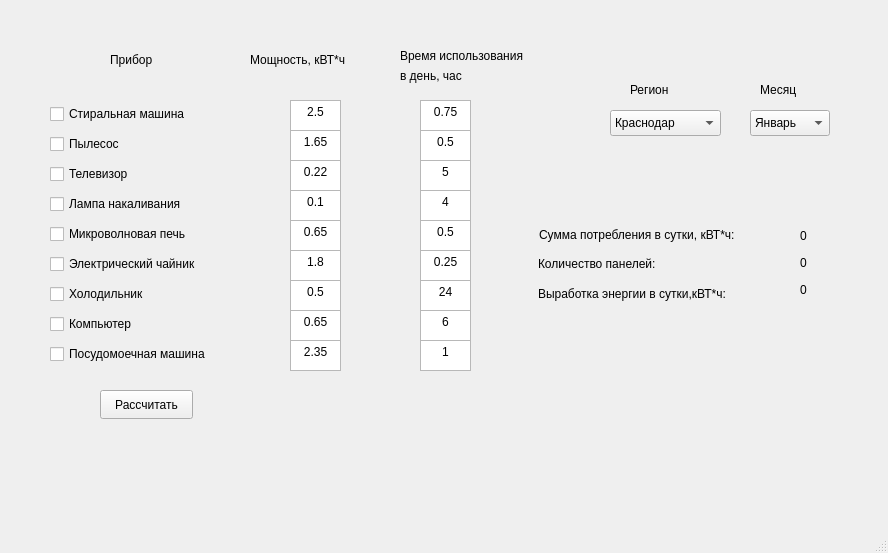
<?xml version="1.0" encoding="UTF-8"?>
<ui version="4.0">
 <class>PanelCalculator</class>
 <widget class="QMainWindow" name="PanelCalculator">
  <property name="geometry">
   <rect>
    <x>0</x>
    <y>0</y>
    <width>888</width>
    <height>553</height>
   </rect>
  </property>
  <property name="windowTitle">
   <string>PanelCalculator</string>
  </property>
  <widget class="QWidget" name="centralwidget">
   <widget class="QPushButton" name="pushButton">
    <property name="geometry">
     <rect>
      <x>100</x>
      <y>390</y>
      <width>93</width>
      <height>29</height>
     </rect>
    </property>
    <property name="text">
     <string>Рассчитать</string>
    </property>
   </widget>
   <widget class="QWidget" name="layoutWidget">
    <property name="geometry">
     <rect>
      <x>50</x>
      <y>100</y>
      <width>202</width>
      <height>274</height>
     </rect>
    </property>
    <layout class="QVBoxLayout" name="verticalLayout">
     <item>
      <widget class="QCheckBox" name="checkBox">
       <property name="text">
        <string>Стиральная машина</string>
       </property>
      </widget>
     </item>
     <item>
      <widget class="QCheckBox" name="checkBox_2">
       <property name="text">
        <string>Пылесос</string>
       </property>
      </widget>
     </item>
     <item>
      <widget class="QCheckBox" name="checkBox_3">
       <property name="text">
        <string>Телевизор</string>
       </property>
      </widget>
     </item>
     <item>
      <widget class="QCheckBox" name="checkBox_4">
       <property name="text">
        <string>Лампа накаливания</string>
       </property>
      </widget>
     </item>
     <item>
      <widget class="QCheckBox" name="checkBox_5">
       <property name="text">
        <string>Микроволновая печь</string>
       </property>
      </widget>
     </item>
     <item>
      <widget class="QCheckBox" name="checkBox_6">
       <property name="text">
        <string>Электрический чайник</string>
       </property>
      </widget>
     </item>
     <item>
      <widget class="QCheckBox" name="checkBox_8">
       <property name="text">
        <string>Холодильник</string>
       </property>
      </widget>
     </item>
     <item>
      <widget class="QCheckBox" name="checkBox_7">
       <property name="text">
        <string>Компьютер</string>
       </property>
      </widget>
     </item>
     <item>
      <widget class="QCheckBox" name="checkBox_9">
       <property name="text">
        <string>Посудомоечная машина</string>
       </property>
      </widget>
     </item>
    </layout>
   </widget>
   <widget class="QLabel" name="label_14">
    <property name="geometry">
     <rect>
      <x>538</x>
      <y>254</y>
      <width>151</width>
      <height>20</height>
     </rect>
    </property>
    <property name="text">
     <string>Количество панелей:</string>
    </property>
   </widget>
   <widget class="QLabel" name="label_16">
    <property name="geometry">
     <rect>
      <x>538</x>
      <y>284</y>
      <width>241</width>
      <height>20</height>
     </rect>
    </property>
    <property name="text">
     <string>Выработка энергии в сутки,кВТ*ч:</string>
    </property>
   </widget>
   <widget class="QLabel" name="label_17">
    <property name="geometry">
     <rect>
      <x>800</x>
      <y>280</y>
      <width>61</width>
      <height>20</height>
     </rect>
    </property>
    <property name="text">
     <string>0</string>
    </property>
   </widget>
   <widget class="QLabel" name="label_13">
    <property name="geometry">
     <rect>
      <x>539</x>
      <y>225</y>
      <width>242</width>
      <height>20</height>
     </rect>
    </property>
    <property name="text">
     <string>Сумма потребления в сутки, кВТ*ч:</string>
    </property>
   </widget>
   <widget class="QLabel" name="label_12">
    <property name="geometry">
     <rect>
      <x>800</x>
      <y>226</y>
      <width>51</width>
      <height>20</height>
     </rect>
    </property>
    <property name="text">
     <string>0</string>
    </property>
   </widget>
   <widget class="QLabel" name="label_15">
    <property name="geometry">
     <rect>
      <x>800</x>
      <y>253</y>
      <width>61</width>
      <height>20</height>
     </rect>
    </property>
    <property name="text">
     <string>0</string>
    </property>
   </widget>
   <widget class="QLabel" name="label_18">
    <property name="geometry">
     <rect>
      <x>630</x>
      <y>80</y>
      <width>63</width>
      <height>20</height>
     </rect>
    </property>
    <property name="text">
     <string>Регион</string>
    </property>
   </widget>
   <widget class="QLabel" name="label_19">
    <property name="geometry">
     <rect>
      <x>760</x>
      <y>80</y>
      <width>63</width>
      <height>20</height>
     </rect>
    </property>
    <property name="text">
     <string>Месяц</string>
    </property>
   </widget>
   <widget class="QComboBox" name="comboBox">
    <property name="geometry">
     <rect>
      <x>610</x>
      <y>110</y>
      <width>111</width>
      <height>26</height>
     </rect>
    </property>
    <item>
     <property name="text">
      <string>Краснодар</string>
     </property>
    </item>
    <item>
     <property name="text">
      <string>Москва</string>
     </property>
    </item>
   </widget>
   <widget class="QComboBox" name="comboBox_2">
    <property name="geometry">
     <rect>
      <x>750</x>
      <y>110</y>
      <width>80</width>
      <height>26</height>
     </rect>
    </property>
    <item>
     <property name="text">
      <string>Январь</string>
     </property>
    </item>
    <item>
     <property name="text">
      <string>Февраль</string>
     </property>
    </item>
    <item>
     <property name="text">
      <string>Март</string>
     </property>
    </item>
    <item>
     <property name="text">
      <string>Апрель</string>
     </property>
    </item>
    <item>
     <property name="text">
      <string>Май</string>
     </property>
    </item>
    <item>
     <property name="text">
      <string>Июнь</string>
     </property>
    </item>
    <item>
     <property name="text">
      <string>Июль</string>
     </property>
    </item>
    <item>
     <property name="text">
      <string>Август</string>
     </property>
    </item>
    <item>
     <property name="text">
      <string>Сентябрь</string>
     </property>
    </item>
    <item>
     <property name="text">
      <string>Октябрь</string>
     </property>
    </item>
    <item>
     <property name="text">
      <string>Ноябрь</string>
     </property>
    </item>
    <item>
     <property name="text">
      <string>Декабрь</string>
     </property>
    </item>
   </widget>
   <widget class="QTextEdit" name="textEdit">
    <property name="geometry">
     <rect>
      <x>290</x>
      <y>100</y>
      <width>51</width>
      <height>31</height>
     </rect>
    </property>
    <property name="html">
     <string>&lt;!DOCTYPE HTML PUBLIC &quot;-//W3C//DTD HTML 4.0//EN&quot; &quot;http://www.w3.org/TR/REC-html40/strict.dtd&quot;&gt;
&lt;html&gt;&lt;head&gt;&lt;meta name=&quot;qrichtext&quot; content=&quot;1&quot; /&gt;&lt;meta charset=&quot;utf-8&quot; /&gt;&lt;style type=&quot;text/css&quot;&gt;
p, li { white-space: pre-wrap; }
hr { height: 1px; border-width: 0; }
&lt;/style&gt;&lt;/head&gt;&lt;body style=&quot; font-family:'Segoe UI'; font-size:9pt; font-weight:400; font-style:normal;&quot;&gt;
&lt;p align=&quot;center&quot; style=&quot; margin-top:0px; margin-bottom:0px; margin-left:0px; margin-right:0px; -qt-block-indent:0; text-indent:0px;&quot;&gt;2.5&lt;/p&gt;&lt;/body&gt;&lt;/html&gt;</string>
    </property>
   </widget>
   <widget class="QTextEdit" name="textEdit_2">
    <property name="geometry">
     <rect>
      <x>290</x>
      <y>130</y>
      <width>51</width>
      <height>31</height>
     </rect>
    </property>
    <property name="html">
     <string>&lt;!DOCTYPE HTML PUBLIC &quot;-//W3C//DTD HTML 4.0//EN&quot; &quot;http://www.w3.org/TR/REC-html40/strict.dtd&quot;&gt;
&lt;html&gt;&lt;head&gt;&lt;meta name=&quot;qrichtext&quot; content=&quot;1&quot; /&gt;&lt;meta charset=&quot;utf-8&quot; /&gt;&lt;style type=&quot;text/css&quot;&gt;
p, li { white-space: pre-wrap; }
hr { height: 1px; border-width: 0; }
&lt;/style&gt;&lt;/head&gt;&lt;body style=&quot; font-family:'Segoe UI'; font-size:9pt; font-weight:400; font-style:normal;&quot;&gt;
&lt;p align=&quot;center&quot; style=&quot; margin-top:0px; margin-bottom:0px; margin-left:0px; margin-right:0px; -qt-block-indent:0; text-indent:0px;&quot;&gt;1.65&lt;/p&gt;&lt;/body&gt;&lt;/html&gt;</string>
    </property>
   </widget>
   <widget class="QTextEdit" name="textEdit_3">
    <property name="geometry">
     <rect>
      <x>290</x>
      <y>160</y>
      <width>51</width>
      <height>31</height>
     </rect>
    </property>
    <property name="html">
     <string>&lt;!DOCTYPE HTML PUBLIC &quot;-//W3C//DTD HTML 4.0//EN&quot; &quot;http://www.w3.org/TR/REC-html40/strict.dtd&quot;&gt;
&lt;html&gt;&lt;head&gt;&lt;meta name=&quot;qrichtext&quot; content=&quot;1&quot; /&gt;&lt;meta charset=&quot;utf-8&quot; /&gt;&lt;style type=&quot;text/css&quot;&gt;
p, li { white-space: pre-wrap; }
hr { height: 1px; border-width: 0; }
&lt;/style&gt;&lt;/head&gt;&lt;body style=&quot; font-family:'Segoe UI'; font-size:9pt; font-weight:400; font-style:normal;&quot;&gt;
&lt;p align=&quot;center&quot; style=&quot; margin-top:0px; margin-bottom:0px; margin-left:0px; margin-right:0px; -qt-block-indent:0; text-indent:0px;&quot;&gt;0.22&lt;/p&gt;&lt;/body&gt;&lt;/html&gt;</string>
    </property>
   </widget>
   <widget class="QTextEdit" name="textEdit_4">
    <property name="geometry">
     <rect>
      <x>290</x>
      <y>190</y>
      <width>51</width>
      <height>31</height>
     </rect>
    </property>
    <property name="html">
     <string>&lt;!DOCTYPE HTML PUBLIC &quot;-//W3C//DTD HTML 4.0//EN&quot; &quot;http://www.w3.org/TR/REC-html40/strict.dtd&quot;&gt;
&lt;html&gt;&lt;head&gt;&lt;meta name=&quot;qrichtext&quot; content=&quot;1&quot; /&gt;&lt;meta charset=&quot;utf-8&quot; /&gt;&lt;style type=&quot;text/css&quot;&gt;
p, li { white-space: pre-wrap; }
hr { height: 1px; border-width: 0; }
&lt;/style&gt;&lt;/head&gt;&lt;body style=&quot; font-family:'Segoe UI'; font-size:9pt; font-weight:400; font-style:normal;&quot;&gt;
&lt;p align=&quot;center&quot; style=&quot; margin-top:0px; margin-bottom:0px; margin-left:0px; margin-right:0px; -qt-block-indent:0; text-indent:0px;&quot;&gt;0.1&lt;/p&gt;&lt;/body&gt;&lt;/html&gt;</string>
    </property>
   </widget>
   <widget class="QTextEdit" name="textEdit_5">
    <property name="geometry">
     <rect>
      <x>290</x>
      <y>220</y>
      <width>51</width>
      <height>31</height>
     </rect>
    </property>
    <property name="html">
     <string>&lt;!DOCTYPE HTML PUBLIC &quot;-//W3C//DTD HTML 4.0//EN&quot; &quot;http://www.w3.org/TR/REC-html40/strict.dtd&quot;&gt;
&lt;html&gt;&lt;head&gt;&lt;meta name=&quot;qrichtext&quot; content=&quot;1&quot; /&gt;&lt;meta charset=&quot;utf-8&quot; /&gt;&lt;style type=&quot;text/css&quot;&gt;
p, li { white-space: pre-wrap; }
hr { height: 1px; border-width: 0; }
&lt;/style&gt;&lt;/head&gt;&lt;body style=&quot; font-family:'Segoe UI'; font-size:9pt; font-weight:400; font-style:normal;&quot;&gt;
&lt;p align=&quot;center&quot; style=&quot; margin-top:0px; margin-bottom:0px; margin-left:0px; margin-right:0px; -qt-block-indent:0; text-indent:0px;&quot;&gt;0.65&lt;/p&gt;&lt;/body&gt;&lt;/html&gt;</string>
    </property>
   </widget>
   <widget class="QTextEdit" name="textEdit_6">
    <property name="geometry">
     <rect>
      <x>290</x>
      <y>250</y>
      <width>51</width>
      <height>31</height>
     </rect>
    </property>
    <property name="html">
     <string>&lt;!DOCTYPE HTML PUBLIC &quot;-//W3C//DTD HTML 4.0//EN&quot; &quot;http://www.w3.org/TR/REC-html40/strict.dtd&quot;&gt;
&lt;html&gt;&lt;head&gt;&lt;meta name=&quot;qrichtext&quot; content=&quot;1&quot; /&gt;&lt;meta charset=&quot;utf-8&quot; /&gt;&lt;style type=&quot;text/css&quot;&gt;
p, li { white-space: pre-wrap; }
hr { height: 1px; border-width: 0; }
&lt;/style&gt;&lt;/head&gt;&lt;body style=&quot; font-family:'Segoe UI'; font-size:9pt; font-weight:400; font-style:normal;&quot;&gt;
&lt;p align=&quot;center&quot; style=&quot; margin-top:0px; margin-bottom:0px; margin-left:0px; margin-right:0px; -qt-block-indent:0; text-indent:0px;&quot;&gt;1.8&lt;/p&gt;&lt;/body&gt;&lt;/html&gt;</string>
    </property>
   </widget>
   <widget class="QTextEdit" name="textEdit_7">
    <property name="geometry">
     <rect>
      <x>290</x>
      <y>280</y>
      <width>51</width>
      <height>31</height>
     </rect>
    </property>
    <property name="html">
     <string>&lt;!DOCTYPE HTML PUBLIC &quot;-//W3C//DTD HTML 4.0//EN&quot; &quot;http://www.w3.org/TR/REC-html40/strict.dtd&quot;&gt;
&lt;html&gt;&lt;head&gt;&lt;meta name=&quot;qrichtext&quot; content=&quot;1&quot; /&gt;&lt;meta charset=&quot;utf-8&quot; /&gt;&lt;style type=&quot;text/css&quot;&gt;
p, li { white-space: pre-wrap; }
hr { height: 1px; border-width: 0; }
&lt;/style&gt;&lt;/head&gt;&lt;body style=&quot; font-family:'Segoe UI'; font-size:9pt; font-weight:400; font-style:normal;&quot;&gt;
&lt;p align=&quot;center&quot; style=&quot; margin-top:0px; margin-bottom:0px; margin-left:0px; margin-right:0px; -qt-block-indent:0; text-indent:0px;&quot;&gt;0.5&lt;/p&gt;&lt;/body&gt;&lt;/html&gt;</string>
    </property>
   </widget>
   <widget class="QTextEdit" name="textEdit_8">
    <property name="geometry">
     <rect>
      <x>290</x>
      <y>310</y>
      <width>51</width>
      <height>31</height>
     </rect>
    </property>
    <property name="html">
     <string>&lt;!DOCTYPE HTML PUBLIC &quot;-//W3C//DTD HTML 4.0//EN&quot; &quot;http://www.w3.org/TR/REC-html40/strict.dtd&quot;&gt;
&lt;html&gt;&lt;head&gt;&lt;meta name=&quot;qrichtext&quot; content=&quot;1&quot; /&gt;&lt;meta charset=&quot;utf-8&quot; /&gt;&lt;style type=&quot;text/css&quot;&gt;
p, li { white-space: pre-wrap; }
hr { height: 1px; border-width: 0; }
&lt;/style&gt;&lt;/head&gt;&lt;body style=&quot; font-family:'Segoe UI'; font-size:9pt; font-weight:400; font-style:normal;&quot;&gt;
&lt;p align=&quot;center&quot; style=&quot; margin-top:0px; margin-bottom:0px; margin-left:0px; margin-right:0px; -qt-block-indent:0; text-indent:0px;&quot;&gt;0.65&lt;/p&gt;&lt;/body&gt;&lt;/html&gt;</string>
    </property>
   </widget>
   <widget class="QTextEdit" name="textEdit_9">
    <property name="geometry">
     <rect>
      <x>290</x>
      <y>340</y>
      <width>51</width>
      <height>31</height>
     </rect>
    </property>
    <property name="html">
     <string>&lt;!DOCTYPE HTML PUBLIC &quot;-//W3C//DTD HTML 4.0//EN&quot; &quot;http://www.w3.org/TR/REC-html40/strict.dtd&quot;&gt;
&lt;html&gt;&lt;head&gt;&lt;meta name=&quot;qrichtext&quot; content=&quot;1&quot; /&gt;&lt;meta charset=&quot;utf-8&quot; /&gt;&lt;style type=&quot;text/css&quot;&gt;
p, li { white-space: pre-wrap; }
hr { height: 1px; border-width: 0; }
&lt;/style&gt;&lt;/head&gt;&lt;body style=&quot; font-family:'Segoe UI'; font-size:9pt; font-weight:400; font-style:normal;&quot;&gt;
&lt;p align=&quot;center&quot; style=&quot; margin-top:0px; margin-bottom:0px; margin-left:0px; margin-right:0px; -qt-block-indent:0; text-indent:0px;&quot;&gt;2.35&lt;/p&gt;&lt;/body&gt;&lt;/html&gt;</string>
    </property>
   </widget>
   <widget class="QTextEdit" name="textEdit_10">
    <property name="geometry">
     <rect>
      <x>420</x>
      <y>250</y>
      <width>51</width>
      <height>31</height>
     </rect>
    </property>
    <property name="html">
     <string>&lt;!DOCTYPE HTML PUBLIC &quot;-//W3C//DTD HTML 4.0//EN&quot; &quot;http://www.w3.org/TR/REC-html40/strict.dtd&quot;&gt;
&lt;html&gt;&lt;head&gt;&lt;meta name=&quot;qrichtext&quot; content=&quot;1&quot; /&gt;&lt;meta charset=&quot;utf-8&quot; /&gt;&lt;style type=&quot;text/css&quot;&gt;
p, li { white-space: pre-wrap; }
hr { height: 1px; border-width: 0; }
&lt;/style&gt;&lt;/head&gt;&lt;body style=&quot; font-family:'Segoe UI'; font-size:9pt; font-weight:400; font-style:normal;&quot;&gt;
&lt;p align=&quot;center&quot; style=&quot; margin-top:0px; margin-bottom:0px; margin-left:0px; margin-right:0px; -qt-block-indent:0; text-indent:0px;&quot;&gt;0.25&lt;/p&gt;&lt;/body&gt;&lt;/html&gt;</string>
    </property>
   </widget>
   <widget class="QTextEdit" name="textEdit_11">
    <property name="geometry">
     <rect>
      <x>420</x>
      <y>340</y>
      <width>51</width>
      <height>31</height>
     </rect>
    </property>
    <property name="html">
     <string>&lt;!DOCTYPE HTML PUBLIC &quot;-//W3C//DTD HTML 4.0//EN&quot; &quot;http://www.w3.org/TR/REC-html40/strict.dtd&quot;&gt;
&lt;html&gt;&lt;head&gt;&lt;meta name=&quot;qrichtext&quot; content=&quot;1&quot; /&gt;&lt;meta charset=&quot;utf-8&quot; /&gt;&lt;style type=&quot;text/css&quot;&gt;
p, li { white-space: pre-wrap; }
hr { height: 1px; border-width: 0; }
&lt;/style&gt;&lt;/head&gt;&lt;body style=&quot; font-family:'Segoe UI'; font-size:9pt; font-weight:400; font-style:normal;&quot;&gt;
&lt;p align=&quot;center&quot; style=&quot; margin-top:0px; margin-bottom:0px; margin-left:0px; margin-right:0px; -qt-block-indent:0; text-indent:0px;&quot;&gt;1&lt;/p&gt;&lt;/body&gt;&lt;/html&gt;</string>
    </property>
   </widget>
   <widget class="QTextEdit" name="textEdit_12">
    <property name="geometry">
     <rect>
      <x>420</x>
      <y>220</y>
      <width>51</width>
      <height>31</height>
     </rect>
    </property>
    <property name="html">
     <string>&lt;!DOCTYPE HTML PUBLIC &quot;-//W3C//DTD HTML 4.0//EN&quot; &quot;http://www.w3.org/TR/REC-html40/strict.dtd&quot;&gt;
&lt;html&gt;&lt;head&gt;&lt;meta name=&quot;qrichtext&quot; content=&quot;1&quot; /&gt;&lt;meta charset=&quot;utf-8&quot; /&gt;&lt;style type=&quot;text/css&quot;&gt;
p, li { white-space: pre-wrap; }
hr { height: 1px; border-width: 0; }
&lt;/style&gt;&lt;/head&gt;&lt;body style=&quot; font-family:'Segoe UI'; font-size:9pt; font-weight:400; font-style:normal;&quot;&gt;
&lt;p align=&quot;center&quot; style=&quot; margin-top:0px; margin-bottom:0px; margin-left:0px; margin-right:0px; -qt-block-indent:0; text-indent:0px;&quot;&gt;0.5&lt;/p&gt;&lt;/body&gt;&lt;/html&gt;</string>
    </property>
   </widget>
   <widget class="QTextEdit" name="textEdit_13">
    <property name="geometry">
     <rect>
      <x>420</x>
      <y>280</y>
      <width>51</width>
      <height>31</height>
     </rect>
    </property>
    <property name="html">
     <string>&lt;!DOCTYPE HTML PUBLIC &quot;-//W3C//DTD HTML 4.0//EN&quot; &quot;http://www.w3.org/TR/REC-html40/strict.dtd&quot;&gt;
&lt;html&gt;&lt;head&gt;&lt;meta name=&quot;qrichtext&quot; content=&quot;1&quot; /&gt;&lt;meta charset=&quot;utf-8&quot; /&gt;&lt;style type=&quot;text/css&quot;&gt;
p, li { white-space: pre-wrap; }
hr { height: 1px; border-width: 0; }
&lt;/style&gt;&lt;/head&gt;&lt;body style=&quot; font-family:'Segoe UI'; font-size:9pt; font-weight:400; font-style:normal;&quot;&gt;
&lt;p align=&quot;center&quot; style=&quot; margin-top:0px; margin-bottom:0px; margin-left:0px; margin-right:0px; -qt-block-indent:0; text-indent:0px;&quot;&gt;24&lt;/p&gt;&lt;/body&gt;&lt;/html&gt;</string>
    </property>
   </widget>
   <widget class="QLabel" name="label_20">
    <property name="geometry">
     <rect>
      <x>400</x>
      <y>30</y>
      <width>161</width>
      <height>51</height>
     </rect>
    </property>
    <property name="text">
     <string>Время использования</string>
    </property>
   </widget>
   <widget class="QTextEdit" name="textEdit_14">
    <property name="geometry">
     <rect>
      <x>420</x>
      <y>310</y>
      <width>51</width>
      <height>31</height>
     </rect>
    </property>
    <property name="html">
     <string>&lt;!DOCTYPE HTML PUBLIC &quot;-//W3C//DTD HTML 4.0//EN&quot; &quot;http://www.w3.org/TR/REC-html40/strict.dtd&quot;&gt;
&lt;html&gt;&lt;head&gt;&lt;meta name=&quot;qrichtext&quot; content=&quot;1&quot; /&gt;&lt;meta charset=&quot;utf-8&quot; /&gt;&lt;style type=&quot;text/css&quot;&gt;
p, li { white-space: pre-wrap; }
hr { height: 1px; border-width: 0; }
&lt;/style&gt;&lt;/head&gt;&lt;body style=&quot; font-family:'Segoe UI'; font-size:9pt; font-weight:400; font-style:normal;&quot;&gt;
&lt;p align=&quot;center&quot; style=&quot; margin-top:0px; margin-bottom:0px; margin-left:0px; margin-right:0px; -qt-block-indent:0; text-indent:0px;&quot;&gt;6&lt;/p&gt;&lt;/body&gt;&lt;/html&gt;</string>
    </property>
   </widget>
   <widget class="QTextEdit" name="textEdit_15">
    <property name="geometry">
     <rect>
      <x>420</x>
      <y>190</y>
      <width>51</width>
      <height>31</height>
     </rect>
    </property>
    <property name="html">
     <string>&lt;!DOCTYPE HTML PUBLIC &quot;-//W3C//DTD HTML 4.0//EN&quot; &quot;http://www.w3.org/TR/REC-html40/strict.dtd&quot;&gt;
&lt;html&gt;&lt;head&gt;&lt;meta name=&quot;qrichtext&quot; content=&quot;1&quot; /&gt;&lt;meta charset=&quot;utf-8&quot; /&gt;&lt;style type=&quot;text/css&quot;&gt;
p, li { white-space: pre-wrap; }
hr { height: 1px; border-width: 0; }
&lt;/style&gt;&lt;/head&gt;&lt;body style=&quot; font-family:'Segoe UI'; font-size:9pt; font-weight:400; font-style:normal;&quot;&gt;
&lt;p align=&quot;center&quot; style=&quot; margin-top:0px; margin-bottom:0px; margin-left:0px; margin-right:0px; -qt-block-indent:0; text-indent:0px;&quot;&gt;4&lt;/p&gt;&lt;/body&gt;&lt;/html&gt;</string>
    </property>
   </widget>
   <widget class="QTextEdit" name="textEdit_16">
    <property name="geometry">
     <rect>
      <x>420</x>
      <y>160</y>
      <width>51</width>
      <height>31</height>
     </rect>
    </property>
    <property name="html">
     <string>&lt;!DOCTYPE HTML PUBLIC &quot;-//W3C//DTD HTML 4.0//EN&quot; &quot;http://www.w3.org/TR/REC-html40/strict.dtd&quot;&gt;
&lt;html&gt;&lt;head&gt;&lt;meta name=&quot;qrichtext&quot; content=&quot;1&quot; /&gt;&lt;meta charset=&quot;utf-8&quot; /&gt;&lt;style type=&quot;text/css&quot;&gt;
p, li { white-space: pre-wrap; }
hr { height: 1px; border-width: 0; }
&lt;/style&gt;&lt;/head&gt;&lt;body style=&quot; font-family:'Segoe UI'; font-size:9pt; font-weight:400; font-style:normal;&quot;&gt;
&lt;p align=&quot;center&quot; style=&quot; margin-top:0px; margin-bottom:0px; margin-left:0px; margin-right:0px; -qt-block-indent:0; text-indent:0px;&quot;&gt;5&lt;/p&gt;&lt;/body&gt;&lt;/html&gt;</string>
    </property>
   </widget>
   <widget class="QTextEdit" name="textEdit_17">
    <property name="geometry">
     <rect>
      <x>420</x>
      <y>100</y>
      <width>51</width>
      <height>31</height>
     </rect>
    </property>
    <property name="html">
     <string>&lt;!DOCTYPE HTML PUBLIC &quot;-//W3C//DTD HTML 4.0//EN&quot; &quot;http://www.w3.org/TR/REC-html40/strict.dtd&quot;&gt;
&lt;html&gt;&lt;head&gt;&lt;meta name=&quot;qrichtext&quot; content=&quot;1&quot; /&gt;&lt;meta charset=&quot;utf-8&quot; /&gt;&lt;style type=&quot;text/css&quot;&gt;
p, li { white-space: pre-wrap; }
hr { height: 1px; border-width: 0; }
&lt;/style&gt;&lt;/head&gt;&lt;body style=&quot; font-family:'Segoe UI'; font-size:9pt; font-weight:400; font-style:normal;&quot;&gt;
&lt;p align=&quot;center&quot; style=&quot; margin-top:0px; margin-bottom:0px; margin-left:0px; margin-right:0px; -qt-block-indent:0; text-indent:0px;&quot;&gt;0.75&lt;/p&gt;&lt;/body&gt;&lt;/html&gt;</string>
    </property>
   </widget>
   <widget class="QTextEdit" name="textEdit_18">
    <property name="geometry">
     <rect>
      <x>420</x>
      <y>130</y>
      <width>51</width>
      <height>31</height>
     </rect>
    </property>
    <property name="html">
     <string>&lt;!DOCTYPE HTML PUBLIC &quot;-//W3C//DTD HTML 4.0//EN&quot; &quot;http://www.w3.org/TR/REC-html40/strict.dtd&quot;&gt;
&lt;html&gt;&lt;head&gt;&lt;meta name=&quot;qrichtext&quot; content=&quot;1&quot; /&gt;&lt;meta charset=&quot;utf-8&quot; /&gt;&lt;style type=&quot;text/css&quot;&gt;
p, li { white-space: pre-wrap; }
hr { height: 1px; border-width: 0; }
&lt;/style&gt;&lt;/head&gt;&lt;body style=&quot; font-family:'Segoe UI'; font-size:9pt; font-weight:400; font-style:normal;&quot;&gt;
&lt;p align=&quot;center&quot; style=&quot; margin-top:0px; margin-bottom:0px; margin-left:0px; margin-right:0px; -qt-block-indent:0; text-indent:0px;&quot;&gt;0.5&lt;/p&gt;&lt;/body&gt;&lt;/html&gt;</string>
    </property>
   </widget>
   <widget class="QLabel" name="label_21">
    <property name="geometry">
     <rect>
      <x>400</x>
      <y>50</y>
      <width>81</width>
      <height>51</height>
     </rect>
    </property>
    <property name="text">
     <string>в день, час</string>
    </property>
   </widget>
   <widget class="QLabel" name="label_11">
    <property name="geometry">
     <rect>
      <x>110</x>
      <y>50</y>
      <width>56</width>
      <height>20</height>
     </rect>
    </property>
    <property name="text">
     <string>Прибор</string>
    </property>
   </widget>
   <widget class="QLabel" name="label_10">
    <property name="geometry">
     <rect>
      <x>250</x>
      <y>50</y>
      <width>121</width>
      <height>20</height>
     </rect>
    </property>
    <property name="text">
     <string>Мощность, кВТ*ч</string>
    </property>
   </widget>
  </widget>
  <widget class="QMenuBar" name="menubar">
   <property name="geometry">
    <rect>
     <x>0</x>
     <y>0</y>
     <width>888</width>
     <height>26</height>
    </rect>
   </property>
  </widget>
  <widget class="QStatusBar" name="statusbar"/>
 </widget>
 <resources/>
 <connections/>
</ui>
